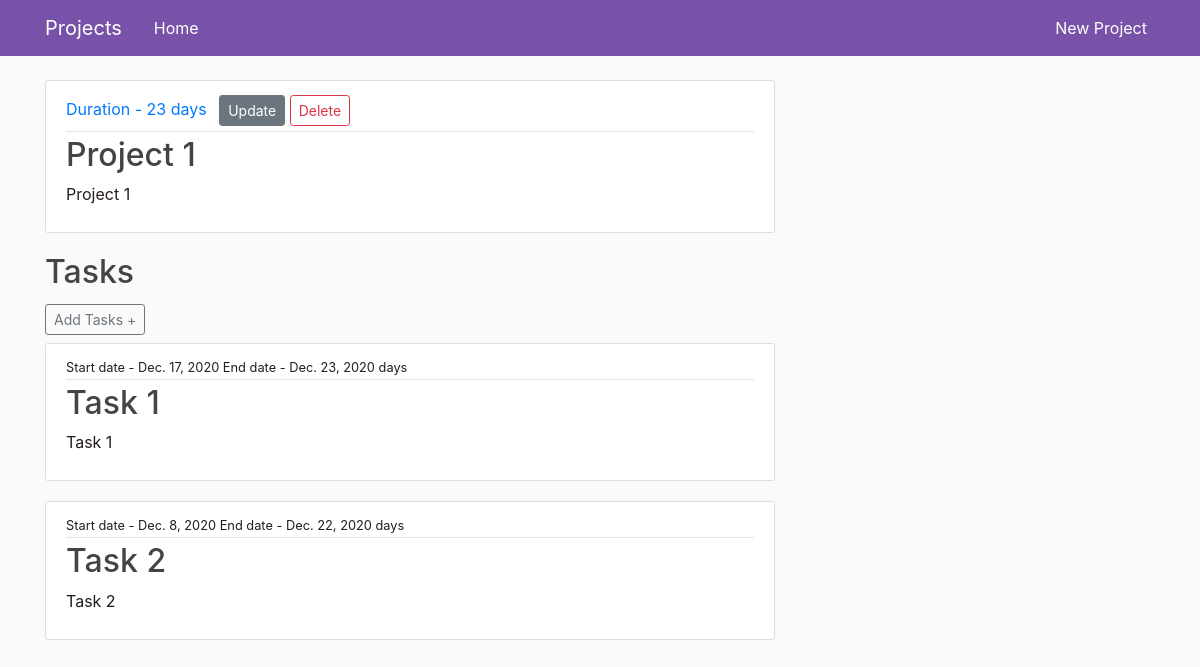
The page /project/1/ on the database as committed earlier.
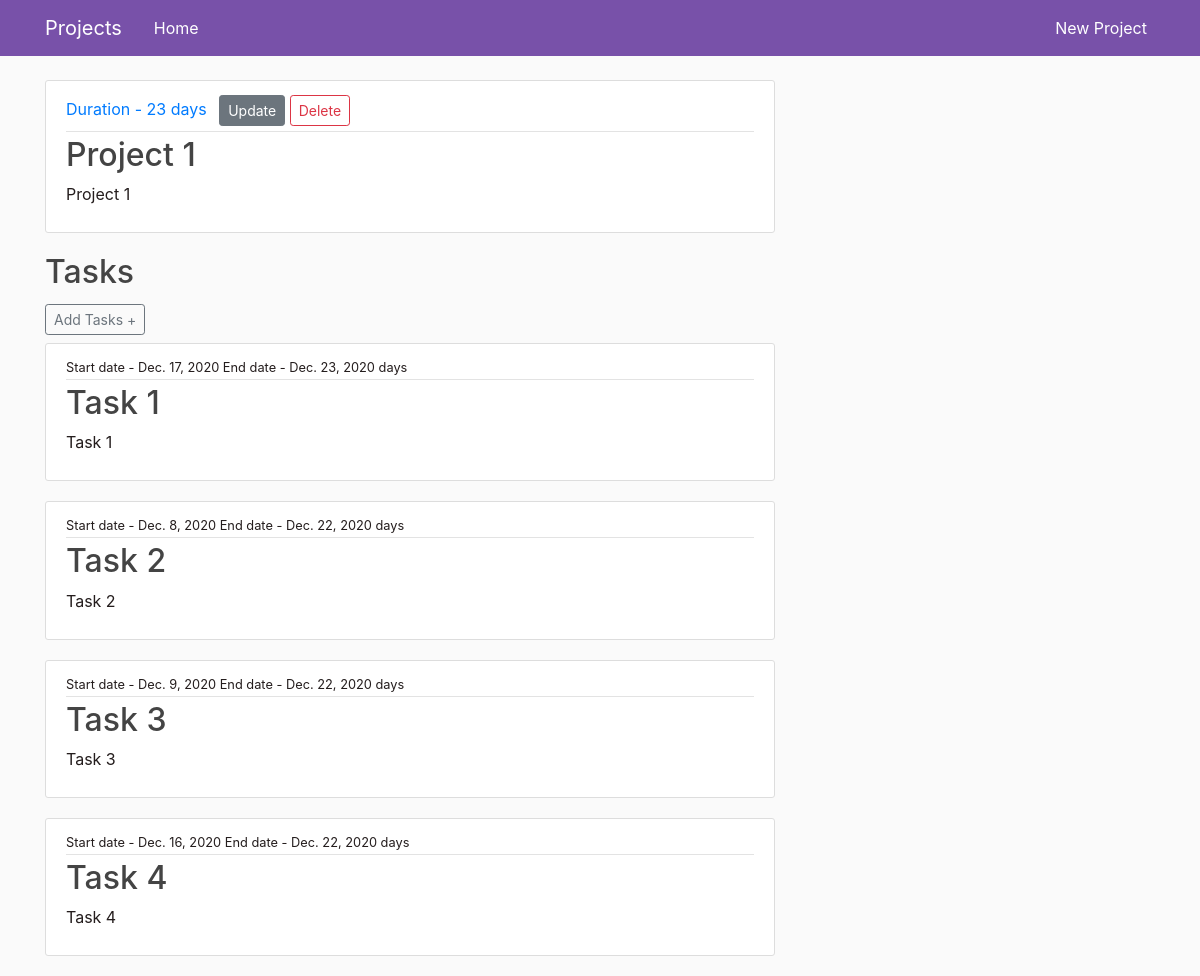
The same page on the database as committed later.
### project/models.py (models this page shows, shortened)
class Project(models.Model):
    title = models.CharField(max_length=100)
    description = models.TextField()
    duration =models.IntegerField(default=34)

class Task(models.Model):
    name = models.CharField(max_length=100)
    description = models.TextField()
    start = models.DateField()
    end = models.DateField()
    task_id = models.ForeignKey('Project',on_delete=models.CASCADE,null=True)

### project/views.py (the view)
# urls.py: path('project/<int:pk>/',ProjectDetailView.as_view(),name = 'project-detail'),
class ProjectDetailView(DetailView):
    model = Project
    template_name = 'project/project_detail.html'
    def get_context_data(self, **kwargs):
        context = super().get_context_data(**kwargs)
        context["tasks"] = Task.objects.all()
        return context

### project/templates/project/project_detail.html
{% extends 'project/base.html' %}
{% block content %}
    <article class="media content-section">
        <div class="media-body">
          <div class="article-metadata">
            <a class="mr-2" href="#">Duration - {{ object.duration }} days</a>
            <a class="btn btn-secondary btn-sm mt-1 mb-1" href="{% url 'project-update' object.id %}">Update</a>
            <a class="btn btn-outline-danger btn-sm mt-1 mb-1" href="{% url 'project-delete' object.id %}">Delete</a>
          </div>
          <h2 class="article-title">{{ object.title }}</h2>
          <p class="article-content">{{ object.description }}</p>
        </div>
      </article>
      <div class="media-body">
        <h2>Tasks</h2>
        <a class="btn btn-outline-secondary btn-sm mt-1 mb-2" href="{% url 'task-create' object.id %}">Add Tasks +</a>
      </div>
        {% for task in tasks %}
          {% if  object.id  ==  task.task_id.id %}
            <article class="media content-section">
              <div class="media-body">
                <div class="article-metadata">
                  <small class="mr-2" href="#">Start date - {{ task.start }} End date - {{ task.end }} days</small>
                </div>
                <h2><a class="article-title" href="{% url 'task-detail' pk=object.id pk1=task.id %}">{{ task.name }}</a></h2>
                <p class="article-content">{{ task.description }}</p>
              </div>
            </article>
          {% endif %}
        {% endfor %}
{% endblock content %}

### project/templates/project/base.html (shortened to what this page needs)
 {% load static %}
<!DOCTYPE html>
<html lang="en">
<head>
     <link rel="stylesheet" href="https://maxcdn.bootstrapcdn.com/bootstrap/4.0.0/css/bootstrap.min.css">
    <link rel="stylesheet" type="text/css" href="{% static 'project/main.css' %}">
</head>
<body>
    <header class="site-header">
        <nav class="navbar navbar-expand-md navbar-dark bg-steel fixed-top">
          <div class="container">
            <a class="navbar-brand mr-4" href="{% url 'project-home' %}">Projects</a>
            <div class="collapse navbar-collapse" id="navbarToggle">
              <div class="navbar-nav mr-auto">
                <a class="nav-item nav-link" href="{% url 'project-home' %}">Home</a>
              </div>
              <div class="navbar-nav">
                <a class="nav-item nav-link" href="{% url 'project-create' %}">New Project</a>
              </div>
            </div>
          </div>
        </nav>
      </header>
      <main role="main" class="container">
        <div class="row">
          <div class="col-md-8">
            {% block content %}{% endblock %}
          </div>
        </div>
      </main>
</body>
</html>

### project/static/project/main.css (style rules this page uses)
body { background: #fafafa; color: #241d1d; margin-top: 5rem; }
h1, h2, h3, h4, h5, h6 { color: #444444; }
.bg-steel { background-color: #7851a9; }
.site-header .navbar-nav .nav-link { color: #ffffff; }
.content-section { background: #ffffff; padding: 10px 20px; border: 1px solid #dddddd; border-radius: 3px; margin-bottom: 20px; }
.article-title { color: #444444; }
.article-content { white-space: pre-line; }
.article-metadata { padding-bottom: 1px; margin-bottom: 4px; border-bottom: 1px solid #e3e3e3 }

Rows that differ between the two databases and show on the page:
added Task: start "Dec. 9, 2020", end "Dec. 22, 2020", name "Task 3", description "Task 3"
added Task: start "Dec. 16, 2020", end "Dec. 22, 2020", name "Task 4", description "Task 4"
